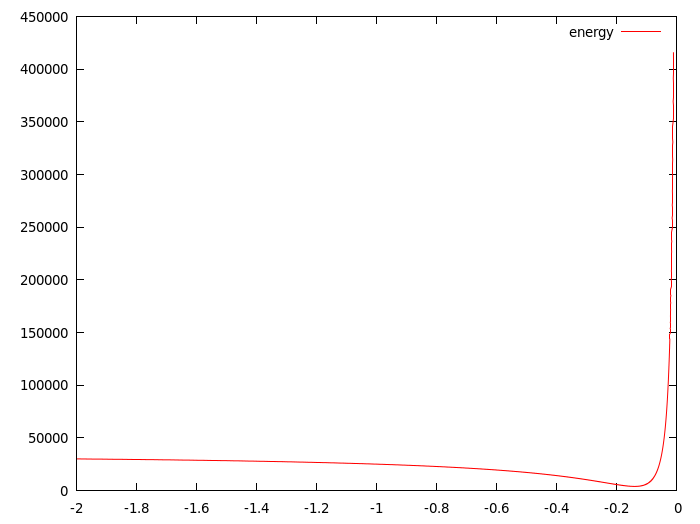

Write gnuplot code to recreate this figure.
set terminal pngcairo size 700,524 enhanced font 'Verdana,10'
set output 'alpha.png'
plot 'alpha.dat' using 1:2 title "energy" with lines
#plot 'alpha.dat' using 0:1 title "real data" with lines, '' using 0:2 title "fitted curve" with lines
